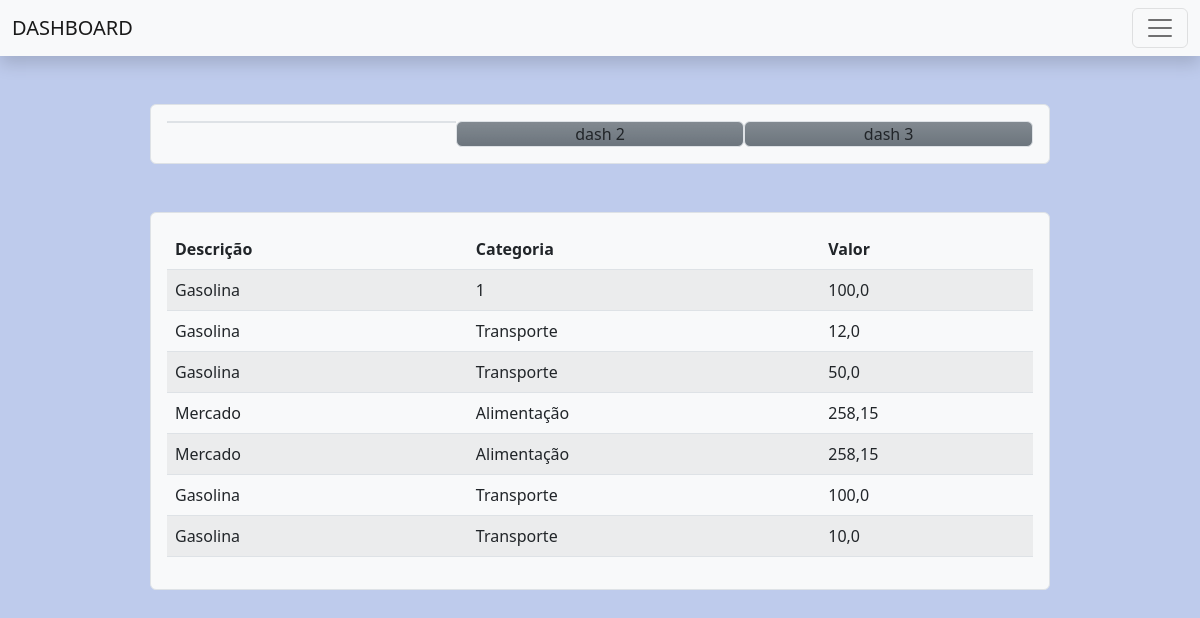
The app's page /, older data.
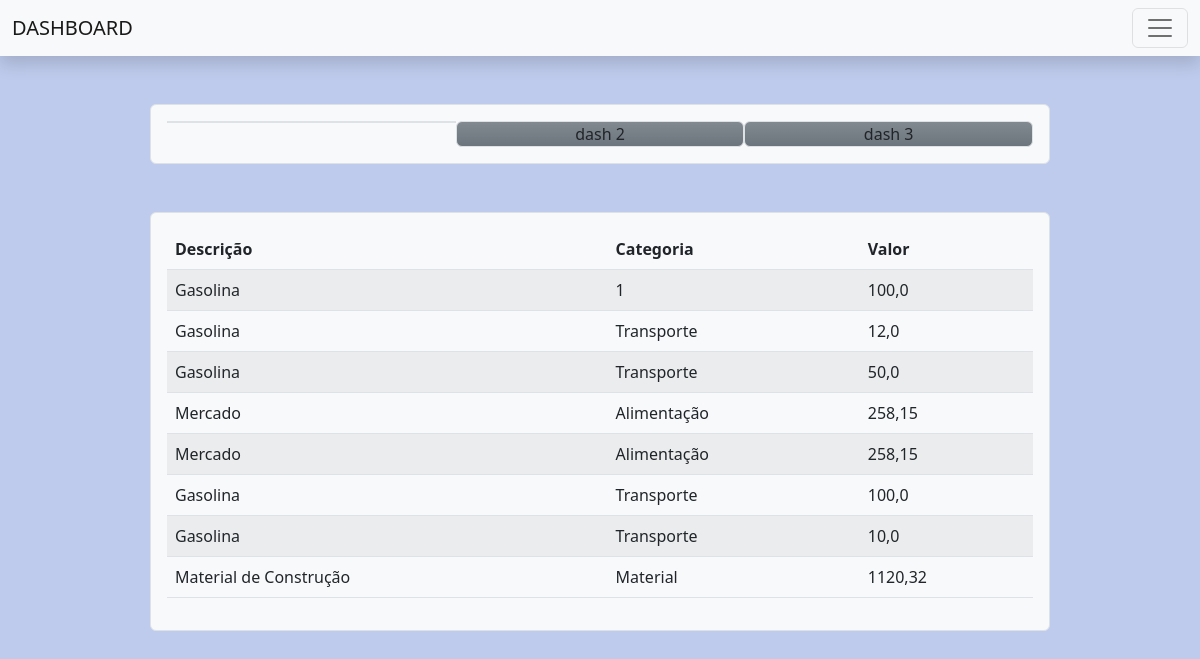
The same page, newer data.
### dashboard/models.py (models this page shows)
class Movimento(models.Model):
    data = models.DateField(default=datetime.datetime.now())
    descricao = models.CharField(max_length=50)
    categoria = models.CharField(max_length=50)
    valor = models.FloatField()
    def __str__(self):
        return self.descricao

### dashboard/views.py (the view)
# urls.py: path('', views.home, name="home"),
def home(request):
    lista = Movimento.objects.all()
    context = {
        'lista' : lista,
    }
    return render(request, 'home.html', context)

### dashboard/templates/home.html (shortened to what this page needs)
<!doctype html>
<html lang="en">
  <head>
    <link href="https://cdn.jsdelivr.net/npm/bootstrap@5.2.2/dist/css/bootstrap.min.css" rel="stylesheet">
  </head>
  <body class="fundo">
    <nav class="navbar bg-light shadow">
      <div class="container-fluid">
        <span class="navbar-brand mb-0 h1">DASHBOARD</span>
        <button class="navbar-toggler" type="button" data-bs-toggle="modal" data-bs-target="#exampleModal">
          <span class="navbar-toggler-icon"></span>
        </button>
      </div>
    </nav>
  <div class="row d-flex p-3 mb-3 mt-5 mx-auto w-75 border border-shadow rounded bg-light text-dark">
      <div class="col h-75 w-25 text-center border border-shadow rounded bg-secondary bg-gradient">
      </div>
      <div class="col w-25 text-center border border-shadow rounded bg-secondary bg-gradient">dash 2</div>
      <div class="col w-25 text-center border border-shadow rounded bg-secondary bg-gradient">dash 3</div>
  </div>
  <div class="p-3 mb-3 mt-5 mx-auto w-75 border border-shadow rounded bg-light text-dark">
    <table class="table table-striped">
      <thead>
        <tr>
          <th scope="col">Descrição</th>
          <th scope="col">Categoria</th>
          <th scope="col">Valor</th>
        </tr>
      </thead>
      <tbody>
        {% for descricao in lista %}
        <tr>
          <td>{{ descricao }}</td>
          <td>{{ descricao.categoria }}</td>
          <td>{{ descricao.valor }}</td>
        </tr>
          {% endfor %}
      </tbody>
    </table>
  </div>
  </body>
</html>

Row changes from the older to the newer data that the page shows:
added Movimento: descricao "Material de Construção", categoria "Material", valor "1120,32"
